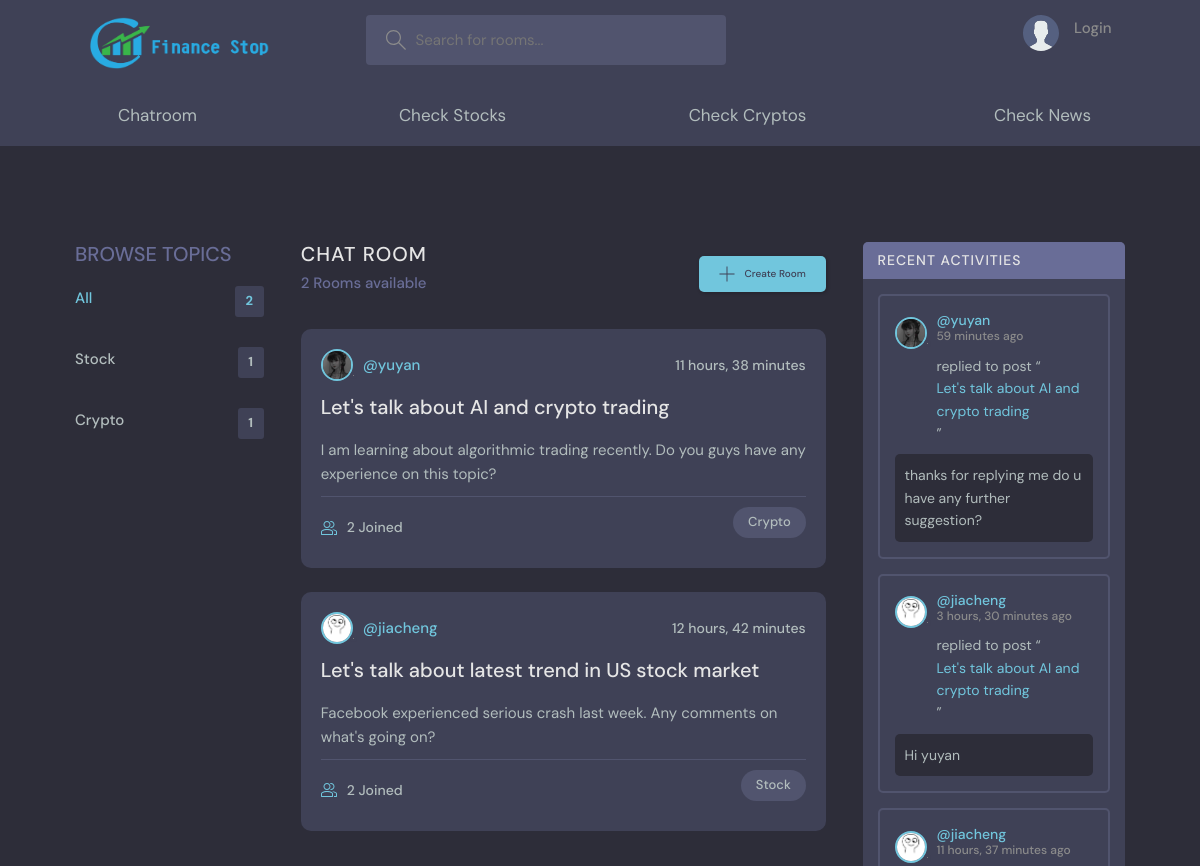
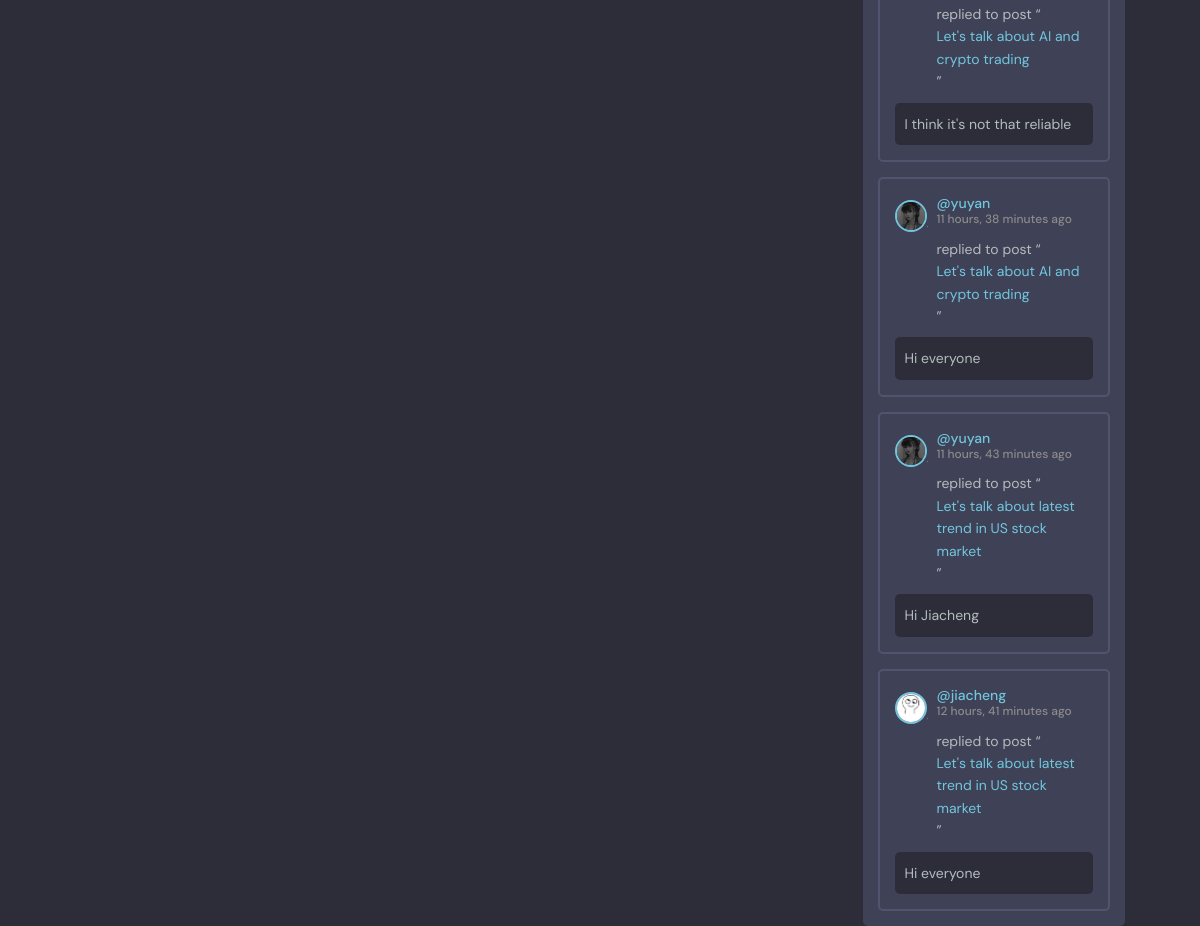
Screenshot of /chatroom/ with the database file from the repository (2 pictures, top to bottom).
### base/models.py (models this page shows, shortened)
class Topic(models.Model):
    name = models.CharField(max_length=200)

class Room(models.Model):
    host = models.ForeignKey(User, on_delete=models.SET_NULL, null=True)
    topic = models.ForeignKey(Topic, on_delete=models.SET_NULL, null=True)
    name = models.CharField(max_length=200)
    description = models.TextField(null=True, blank=True)
    participants = models.ManyToManyField(User, related_name='participants', blank = True)
    update = models.DateTimeField(auto_now=True)
    created = models.DateTimeField(auto_now_add=True)
    class Meta:
        ordering = ['-update', '-created']
    def __str__(self):
        return str(self.name)

class User(AbstractUser):
    pass
    name = models.CharField(max_length=200, null=True)
    email = models.EmailField(unique=True, null=True)
    bio = models.TextField(null=True)
    avatar = models.ImageField(null=True, default="avatar.svg")
    USERNAME_FIELD = 'email'
    REQUIRED_FIELDS = []

class Message(models.Model):
    user = models.ForeignKey(User, on_delete=models.CASCADE)
    room = models.ForeignKey(Room, on_delete=models.CASCADE)
    body = models.TextField()
    updated = models.DateTimeField(auto_now=True)
    created = models.DateTimeField(auto_now_add=True)
    class Meta:
        ordering = ['-updated', '-created']
    def __str__(self):
        return self.body[0:50]

### base/views.py (the view)
# urls.py: path('chatroom/', views.chatroomHome, name="chatroom"),
def chatroomHome(request):
    q = request.GET.get('q') if request.GET.get('q') != None else ''
    rooms = Room.objects.filter(
        Q(topic__name__icontains=q) |
        Q(name__icontains=q) |
        Q(description__icontains=q)
    )
    topics = Topic.objects.all()
    room_count = rooms.count()
    room_messages = Message.objects.filter(Q(room__topic__name__icontains=q))
    context = {'rooms': rooms, 'topics': topics, 'room_count': room_count,
               'room_messages': room_messages}
    return render(request, 'base/chatroomMain.html', context)

### base/templates/base/chatroomMain.html (shortened to what this page needs)
{% extends 'main.html' %}
{% load static %}
{% block content %}
    <main class="layout layout--3">
      <div class="container">
        {% include 'base/topic_component.html' %}
        <div class="roomList">
          <div class="roomList__header">
            <div>
              <h2>Chat Room</h2>
              <p>{{ room_count }} Rooms available</p>
            </div>
            <a class="btn btn--main" href="{% url 'create-room' %}">
              <svg version="1.1" xmlns="http://www.w3.org/2000/svg" width="32" height="32" viewBox="0 0 32 32">
                <title>add</title>
                <path
                  d="M16.943 0.943h-1.885v14.115h-14.115v1.885h14.115v14.115h1.885v-14.115h14.115v-1.885h-14.115v-14.115z"
                ></path>
              </svg>
              Create Room
            </a>
          </div>
          {% include 'base/feed_component.html' %}
        </div>
        {% include 'base/activity_component.html' %}
      </div>
    </main>
{% endblock content %}

### base/templates/base/topic_component.html
<div class="topics">
          <div class="topics__header">
            <h2>Browse Topics</h2>
          </div>
          <ul class="topics__list">
            <li>
              <a href="{% url 'chatroom' %}" class="active">All <span>{{ topics.count }}</span></a>
            </li>
            {%  for topic in topics %}
            <li>
              <a href="{% url 'chatroom' %}?q={{topic.name}}">{{topic.name}} <span>{{ topic.room_set.all.count }}</span></a>
            </li>
            {% endfor %}
          </ul>
</div>

### base/templates/base/feed_component.html (shortened to what this page needs)
{%  for room in rooms %}
<div class="roomListRoom">
            <div class="roomListRoom__header">
              <a href="{% url 'user-profile' room.host.id %}" class="roomListRoom__author">
                <div class="avatar avatar--small">
                  <img src="{{ room.host.avatar.url }}" />
                </div>
                <span>@{{ room.host.username }}</span>
              </a>
              <div class="roomListRoom__actions">
                <span>{{ room.created|timesince }}</span>
              </div>
            </div>
            <div class="roomListRoom__content">
              <a href="{% url 'room' room.id %}">{{ room.name }}</a>
              <p> {{ room.description }}</p>
            </div>
            <div class="roomListRoom__meta">
              <a href="{% url 'room' room.id %}" class="roomListRoom__joined">
                {{ room.participants.all.count }} Joined
              </a>
              <p class="roomListRoom__topic">{{ room.topic.name }}</p>
            </div>
</div>
{%  endfor %}

### base/templates/base/activity_component.html (shortened to what this page needs)
<div class="activities">
          <div class="activities__header">
            <h2>Recent Activities</h2>
          </div>
          {% for message in room_messages %}
          <div class="activities__box">
            <div class="activities__boxHeader roomListRoom__header">
              <a href="{% url 'user-profile' message.user.id %}" class="roomListRoom__author">
                <div class="avatar avatar--small">
                  <img src="{{ message.user.avatar.url }}" />
                </div>
                <p>
                  @{{ message.user.username }}<span>{{ message.created|timesince}} ago</span>
                </p>
              </a>
            </div>
            <div class="activities__boxContent">
              <p>replied to post “<a href="{% url 'room' message.room.id %}">{{ message.room }}</a>”</p>
              <div class="activities__boxRoomContent">
                {{ message.body }}
              </div>
            </div>
          </div>
    {% endfor %}
</div>

### rows the page displays
Topic: name "Stock", room_set.all.count "1"
Topic: name "Crypto", room_set.all.count "1"
Room: host.avatar (picture), host.username "yuyan", created "11 hours, 38 minutes", name "Let's talk about AI and crypto trading", description "I am learning about algorithmic trading recently. Do you guys have any experience on this topic?", participants.all.count "2", topic.name "Crypto"
Room: host.avatar (picture), host.username "jiacheng", created "12 hours, 42 minutes", name "Let's talk about latest trend in US stock market", description "Facebook experienced serious crash last week. Any comments on what's going on?", participants.all.count "2", topic.name "Stock"
Message: user.avatar (picture), user.username "yuyan", created "59 minutes", room "Let's talk about AI and crypto trading", body "thanks for replying me do u have any further suggestion?"
Message: user.avatar (picture), user.username "jiacheng", created "3 hours, 30 minutes", room "Let's talk about AI and crypto trading", body "Hi yuyan"
Message: user.avatar (picture), user.username "jiacheng", created "11 hours, 37 minutes", room "Let's talk about AI and crypto trading", body "I think it's not that reliable"
Message: user.avatar (picture), user.username "yuyan", created "11 hours, 38 minutes", room "Let's talk about AI and crypto trading", body "Hi everyone"
Message: user.avatar (picture), user.username "yuyan", created "11 hours, 43 minutes", room "Let's talk about latest trend in US stock market", body "Hi Jiacheng"
Message: user.avatar (picture), user.username "jiacheng", created "12 hours, 41 minutes", room "Let's talk about latest trend in US stock market", body "Hi everyone"

### other values shown
{{ topics.count }} "2"
{{ room_count }} "2"
